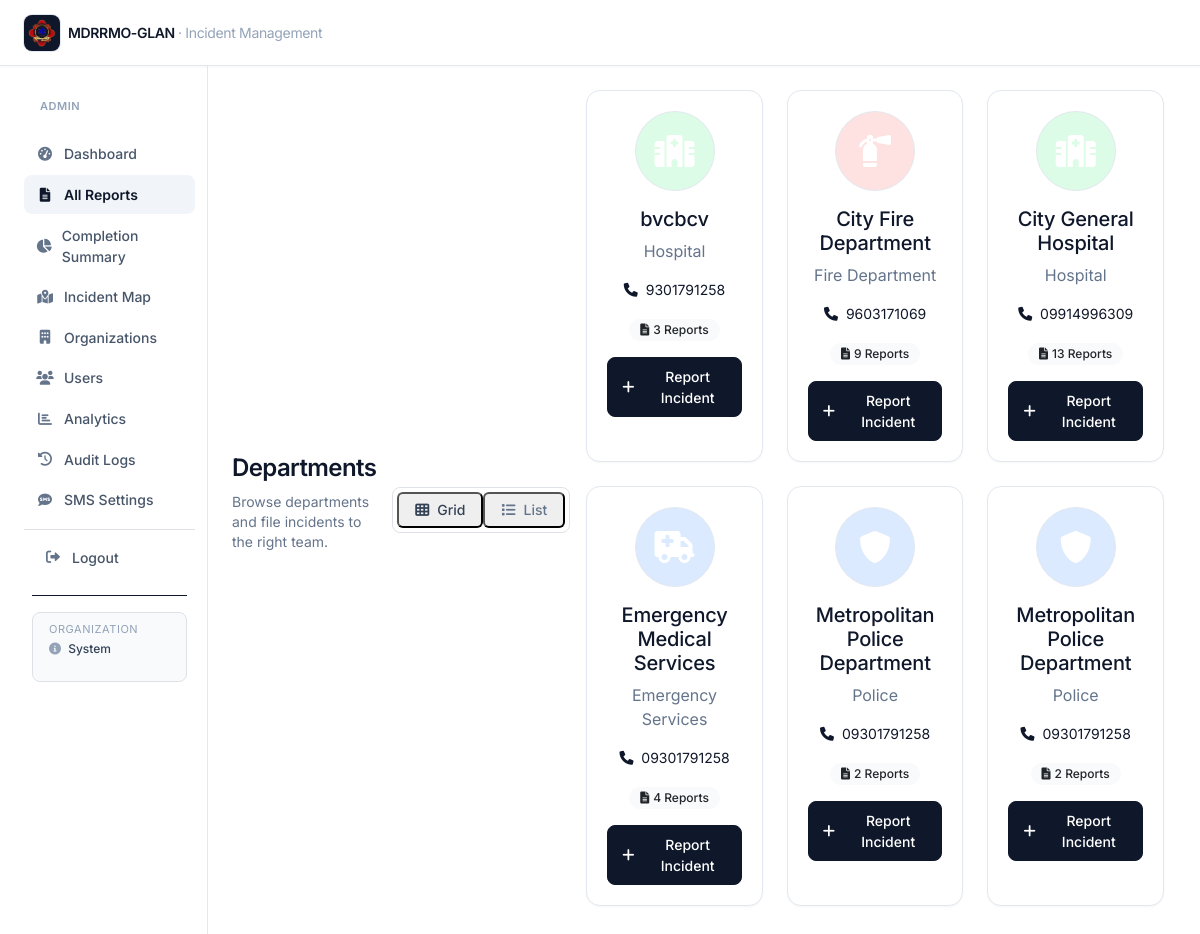
Page /reports/departments.php (signed in) on the committed database.
### tables this page shows
CREATE TABLE IF NOT EXISTS `organizations` (
  `id` int NOT NULL AUTO_INCREMENT,
  `org_name` varchar(255) NOT NULL,
  `org_type` enum('Hospital','Police','Fire Department','Security','Emergency Services') NOT NULL,
  `contact_number` varchar(20) DEFAULT NULL,
  `address` text,
  `latitude` decimal(10,8) DEFAULT NULL,
  `longitude` decimal(11,8) DEFAULT NULL,
  `logo_path` varchar(512) DEFAULT NULL,
  `created_at` timestamp NULL DEFAULT CURRENT_TIMESTAMP,
  PRIMARY KEY (`id`)
);

### reports/departments.php (the view, shortened to what this page needs)
<?php
include '../views/header.php';
$database = new Database();
$db = $database->getConnection();
$query = "SELECT * FROM organizations ORDER BY org_name";
$stmt = $db->prepare($query);
$stmt->execute();
$departments = $stmt->fetchAll();
?>
<div class="container-fluid">
    <div class="row g-0">
        <?php include '../views/sidebar.php'; ?>
        <main class="col-md-9 ms-sm-auto col-lg-10 main-content">
            <div class="flex flex-col sm:flex-row sm:items-center sm:justify-between gap-3 pb-5 mb-6 border-b border-slate-200">
                <div>
                    <h1 class="text-2xl font-semibold tracking-tight text-slate-900">Departments</h1>
                    <p class="text-sm text-slate-500 mt-1">Browse departments and file incidents to the right team.</p>
                </div>
                <div class="inline-flex rounded-lg border border-slate-300 bg-white p-1">
                    <button type="button" class="inline-flex items-center gap-2 rounded-md px-3 py-1.5 text-sm font-medium text-slate-700" onclick="toggleView('grid')">
                        <i class="fas fa-th"></i>Grid
                    </button>
                    <button type="button" class="inline-flex items-center gap-2 rounded-md px-3 py-1.5 text-sm font-medium text-slate-500 hover:text-slate-700" onclick="toggleView('list')">
                        <i class="fas fa-list"></i>List
                    </button>
            </div>
            <div class="row" id="gridView">
                <?php foreach ($departments as $dept): ?>
                <div class="col-lg-4 col-md-6 mb-4">
                    <div class="card department-card ui-card h-100">
                        <div class="card-body text-center">
                            <div class="department-icon mb-3">
                                <?php
                                $icon_class = '';
                                $bg_class = '';
                                switch (strtolower($dept['org_type'])) {
                                    case 'hospital':
                                        $icon_class = 'fas fa-hospital';
                                        $bg_class = 'bg-success';
                                        break;
                                    case 'police':
                                        $icon_class = 'fas fa-shield-alt';
                                        $bg_class = 'bg-primary';
                                        break;
                                    case 'fire department':
                                        $icon_class = 'fas fa-fire-extinguisher';
                                        $bg_class = 'bg-danger';
                                        break;
                                    case 'emergency services':
                                        $icon_class = 'fas fa-ambulance';
                                        $bg_class = 'bg-info';
                                        break;
                                }
                                ?>
                                <div class="icon-circle <?php echo $bg_class; ?> mx-auto">
                                    <i class="<?php echo $icon_class; ?> fa-2x text-white"></i>
                                </div>
                            </div>
                            <h5 class="card-title"><?php echo htmlspecialchars($dept['org_name']); ?></h5>
                            <p class="card-text text-muted"><?php echo htmlspecialchars($dept['org_type']); ?></p>
                            <?php if ($dept['contact_number']): ?>
                            <p class="card-text small">
                                <i class="fas fa-phone me-1"></i>
                                <?php echo htmlspecialchars($dept['contact_number']); ?>
                            </p>
                            <?php endif; ?>
                            <div class="stats mb-3">
                                <span class="badge bg-light text-dark">
                                    <i class="fas fa-file-alt me-1"></i>
                                    <?php echo $dept['report_count']; ?> Reports
                                </span>
                            </div>
                            <div class="d-grid gap-2">
                                <button type="button" class="btn ui-btn-primary btn-report"
                                        onclick="openReportForm(<?php echo $dept['id']; ?>, '<?php echo htmlspecialchars($dept['org_name']); ?>')">
                                    <i class="fas fa-plus me-2"></i>Report Incident
                                </button>
                            </div>
                        </div>
                    </div>
                </div>
                <?php endforeach; ?>
            </div>
        </main>
    </div>
</div>
<?php include '../views/footer.php'; ?>

### assets/shadcn.css (style rules this page uses)
:root, :root[data-theme='light'] { --background: #ffffff; --surface: #ffffff; --surface-muted: #f8fafc; --surface-hover: #f1f5f9; --foreground: #0f172a; --muted: #64748b; --muted-foreground: #475569; --border: #e2e8f0; --border-strong: #cbd5e1; --primary: #0f172a; --primary-foreground: #ffffff; --primary-hover: #1e293b; --ring: rgba(15, 23, 42, 0.18); --success: #16a34a; --success-soft: #dcfce7; --warning: #d97706; --warning-soft: #fef3c7; --danger: #dc2626; --danger-soft: #fee2e2; --info: #2563eb; --info-soft: #dbeafe; --secondary: #64748b; --secondary-soft: #f1f5f9; --topbar-bg: #ffffff; --topbar-fg: #0f172a; --sidebar-bg: #ffffff; --sidebar-fg: #475569; --sidebar-active-bg: #f1f5f9; --sidebar-active-fg: #0f172a; }
html, body { height: 100%; }
body { background: var(--background) !important; color: var(--foreground); font-family: 'Inter', ui-sans-serif, system-ui, -apple-system, 'Segoe UI', Roboto, sans-serif; -webkit-font-smoothing: antialiased; -moz-osx-font-smoothing: grayscale; min-height: 100vh; display: flex; flex-direction: column; }
h1, h2, h3, h4, h5, h6 { color: var(--foreground); letter-spacing: -0.01em; }
.main-content { position: relative; z-index: 1; background: var(--background); padding: 1.5rem 1.5rem !important; }
.container-fluid > .row { min-height: calc(100vh - 64px); }
.card { background: var(--surface) !important; border: 1px solid var(--border) !important; border-radius: 0.875rem !important; box-shadow: 0 1px 2px 0 rgba(15, 23, 42, 0.04) !important; color: var(--foreground) !important; transition: box-shadow 0.15s ease, border-color 0.15s ease; }
.card-body { padding: 1.25rem !important; }
.btn { border-radius: 0.5rem !important; font-weight: 500 !important; font-size: 0.875rem !important; padding: 0.5rem 0.875rem !important; transition: all 0.15s ease !important; display: inline-flex; align-items: center; justify-content: center; gap: 0.375rem; border: 1px solid transparent; }
.ui-btn-primary { background: var(--primary) !important; border: 1px solid var(--primary) !important; color: var(--primary-foreground) !important; border-radius: 0.5rem !important; padding: 0.5rem 0.875rem !important; }
.badge { display: inline-flex !important; align-items: center !important; font-weight: 500 !important; font-size: 0.75rem !important; padding: 0.25rem 0.625rem !important; border-radius: 9999px !important; letter-spacing: 0; border: 1px solid transparent; }
.badge.bg-primary, .bg-primary { background: var(--info-soft) !important; color: var(--info) !important; border-color: rgba(37, 99, 235, 0.2); }
.badge.bg-success, .bg-success { background: var(--success-soft) !important; color: var(--success) !important; border-color: rgba(22, 163, 74, 0.2); }
.badge.bg-danger, .bg-danger { background: var(--danger-soft) !important; color: var(--danger) !important; border-color: rgba(220, 38, 38, 0.2); }
.badge.bg-info, .bg-info { background: var(--info-soft) !important; color: var(--info) !important; border-color: rgba(37, 99, 235, 0.2); }
.text-muted { color: var(--muted) !important; }
.bg-light { background: var(--surface-muted) !important; }
.icon-circle { border: 1px solid var(--border); background: var(--surface); border-radius: 9999px; display: inline-flex; align-items: center; justify-content: center; }

### reports/departments.php (style rules this page uses)
.department-card { transition: transform 0.2s ease-in-out; border: none; box-shadow: 0 4px 6px rgba(0, 0, 0, 0.1); }
.icon-circle { width: 80px; height: 80px; border-radius: 50%; display: flex; align-items: center; justify-content: center; }
.btn-report { transition: all 0.2s ease-in-out; }

### rows in the picture
organizations: org_name "bvcbcv", org_type "Hospital", contact_number "9301791258", report_count "3"
organizations: org_name "City Fire Department", org_type "Fire Department", contact_number "9603171069", report_count "9"
organizations: org_name "City General Hospital", org_type "Hospital", contact_number "09914996309", report_count "13"
organizations: org_name "Emergency Medical Services", org_type "Emergency Services", contact_number "09301791258", report_count "4"
organizations: org_name "Metropolitan Police Department", org_type "Police", contact_number "09301791258", id "2"

### other values in the picture
$_SESSION['user_role'] "ADMIN"
